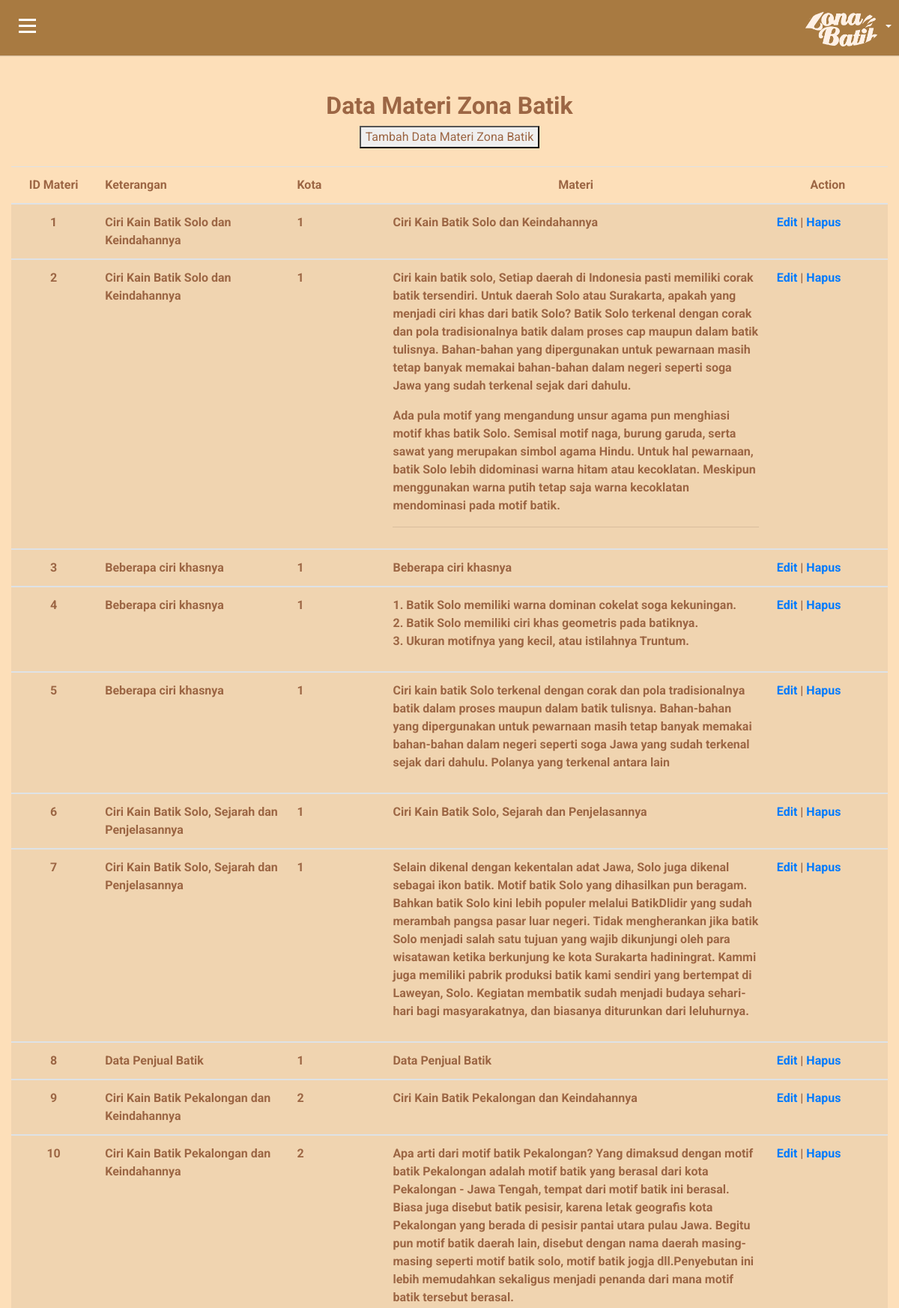
Page /admin/admin/datamateri/datamateri.php (upper part) on the committed database.
### tables this page shows
CREATE TABLE `materi` (
  `id_materi` int(30) NOT NULL,
  `keterangan` varchar(200) NOT NULL,
  `id_kota` int(30) NOT NULL,
  `materi` varchar(10000) NOT NULL
);

### admin/admin/datamateri/datamateri.php (the view, shortened to what this page needs)
<?php
include '../../login/connect.php';
?>
<!doctype html>
<html lang="en">
    <head>
        <link rel="stylesheet" href="https://stackpath.bootstrapcdn.com/bootstrap/4.1.3/css/bootstrap.min.css">
        <link rel="stylesheet" href="https://use.fontawesome.com/releases/v5.7.2/css/all.css">
        <link rel="stylesheet" href="font/font/flaticon.css">
    </head>
  <body>
  <div id="wrapper">
        <div id="page-content-wrapper">
			<div id="content">
                <div class="container-fluid p-0 px-lg-0 px-md-0">
            <nav class="navbar navbar-expand navbar-light my-navbar">
                    <div type="button"  id="bar" class="nav-icon1 hamburger animated fadeInLeft is-closed" data-toggle="offcanvas">
                    <span></span>
                        <span></span>
                        <span></span>
                    </div>
                <ul class="navbar-nav ml-auto">
                    <li class="nav-item dropdown">
                        <a class="nav-link dropdown-toggle" href="#" id="userDropdown" role="button" data-toggle="dropdown">
                            <img class="img-profile rounded-circle" src="../../../assets/img/logo/zona1.png">
                        </a>
                    </li>
                </ul>
            </nav>
        <br><br>
        <div class="col tablesolo" style="color: #9c6644;">
            <table class="table table-responsive-md table-striped">
                <center>
                    <h2><strong>Data Materi Zona Batik</strong></h2>
                    <button class="tambah"><a style="color: #9c6644;" href="inputdatamateri.php">Tambah Data Materi Zona Batik</a></button>
                </center>
                <br>
                <thead>
                    <tr>
                        <center>
                            <th width="50px" scope="col">
                                <center>ID Materi</center>
                            </th>
                            <th width="160px" scope="col">Keterangan</th>
                            <th width="80px" scope="col">Kota</th>
                            <th width="320px" scope="col">
                                <center>Materi</center>
                            </th>
                            <th width="100px" scope="col">
                                <center>Action</center>
                            </th>
                        </center>
                    </tr>
                </thead>
                <?php $result = mysqli_query($koneksi, "SELECT * FROM materi"); ?>
                <?php foreach ($result as $row) : ?>
                    <tbody>
                    <tr>
                        <th><center><?= $row['id_materi']; ?></center></th>
                        <th><?= $row['keterangan']; ?></th>
                        <th><?= $row['id_kota']; ?></th>
                        <th><?= $row['materi']; ?></th>
                        <th>
                            <a href="editdatamateri.php?id=<?= $row['id_materi']; ?>">Edit</a> |
                            <a href="hapusdatamateri.php?id=<?= $row['id_materi']; ?>"onclick="return confirm('Yakin?');">Hapus</a>
                        </th>
                    </tr>
                    </tbody>
                <?php endforeach; ?>
            </table>
            <br><br><br>
        </div>
  </body>
</html>

### admin/admin/datamateri/datamateri.php (style rules this page uses)
body { position: relative; overflow-x:hidden; background: #FDDFB9; font-family: 'Roboto', sans-serif; }
body, html { height: 100%; }
.navbar-nav > li > a ,.submenu-box ul li a { color:gray!important; text-transform: capitalize; font-size: 14px; padding:10px 10px 10px 20px!important; display: block; font-weight: 400; position: relative; z-index: 2; font-family: 'Roboto', sans-serif; letter-spacing: .2px; }
.navbar-nav li { display:block!important; margin:2px 0px; }
.nav-item .nav-link { display:block; color:white!important; text-transform:capitalize; text-decoration: none; padding:6px 10px; transition:0.4s ease; }
#page-content-wrapper { width: 100%; transition: all 0.5s ease; }
.nav-icon1 { z-index: 999; position:relative; display: block; width:23px; margin:0px 30px 0px 25px; cursor:pointer; height: 25px; }
.nav-icon1 span { position:absolute; top:0; width:100%; height:3px; cursor:pointer; background-color:white; left:0; transform:rotate(0deg); transition:.30s ease-in-out; }
.nav-icon1 span:nth-of-type(1) { top:0; }
.nav-icon1 span:nth-of-type(2) { top:8px; }
.nav-icon1 span:nth-of-type(3) { top:16px; }
.my-navbar { padding:0px; background-color:#a87a41; box-shadow: 0 1px 1px 0 rgba(0,0,0,.16); }
.nav-link .img-profile { height:50px; width:100px; }
.dropdown, .dropleft, .dropright, .dropup { position: relative; }

### rows in the picture
materi: id_materi "1", keterangan "Ciri Kain Batik Solo dan Keindahannya", id_kota "1", materi "Ciri Kain Batik Solo dan Keindahannya"
materi: id_materi "2", keterangan "Ciri Kain Batik Solo dan Keindahannya", id_kota "1", materi "Ciri kain batik solo, Setiap daerah di Indonesia pasti memiliki corak batik tersendiri. Untuk daerah Solo atau Surakarta, apakah yang menjadi ciri khas dari batik Solo? Batik Solo terkenal dengan corak dan pola tradisionalnya batik dalam proses cap maupun dalam batik tulisnya. Bahan-bahan yang dipergunakan untuk pewarnaan masih tetap banyak memakai bahan-bahan dalam negeri seperti soga Jawa yang sudah terkenal sejak dari dahulu. Ada pula motif yang mengandung unsur agama pun menghiasi motif khas batik Solo. Semisal motif naga, burung garuda, serta sawat yang merupakan simbol agama Hindu. Untuk hal pewarnaan, batik Solo lebih didominasi warna hitam atau kecoklatan. Meskipun menggunakan warna…"
materi: id_materi "3", keterangan "Beberapa ciri khasnya", id_kota "1", materi "Beberapa ciri khasnya"
materi: id_materi "4", keterangan "Beberapa ciri khasnya", id_kota "1", materi "1. Batik Solo memiliki warna dominan cokelat soga kekuningan. 2. Batik Solo memiliki ciri khas geometris pada batiknya. 3. Ukuran motifnya yang kecil, atau istilahnya Truntum."
materi: id_materi "5", keterangan "Beberapa ciri khasnya", id_kota "1", materi "Ciri kain batik Solo terkenal dengan corak dan pola tradisionalnya batik dalam proses maupun dalam batik tulisnya. Bahan-bahan yang dipergunakan untuk pewarnaan masih tetap banyak memakai bahan-bahan dalam negeri seperti soga Jawa yang sudah terkenal sejak dari dahulu. Polanya yang terkenal antara lain"
materi: id_materi "6", keterangan "Ciri Kain Batik Solo, Sejarah dan Penjelasannya", id_kota "1", materi "Ciri Kain Batik Solo, Sejarah dan Penjelasannya"
materi: id_materi "7", keterangan "Ciri Kain Batik Solo, Sejarah dan Penjelasannya", id_kota "1", materi "Selain dikenal dengan kekentalan adat Jawa, Solo juga dikenal sebagai ikon batik. Motif batik Solo yang dihasilkan pun beragam. Bahkan batik Solo kini lebih populer melalui BatikDlidir yang sudah merambah pangsa pasar luar negeri. Tidak mengherankan jika batik Solo menjadi salah satu tujuan yang wajib dikunjungi oleh para wisatawan ketika berkunjung ke kota Surakarta hadiningrat. Kammi juga memiliki pabrik produksi batik kami sendiri yang bertempat di Laweyan, Solo. Kegiatan membatik sudah menjadi budaya sehari-hari bagi masyarakatnya, dan biasanya diturunkan dari leluhurnya."
materi: id_materi "8", keterangan "Data Penjual Batik", id_kota "1", materi "Data Penjual Batik"
materi: id_materi "9", keterangan "Ciri Kain Batik Pekalongan dan Keindahannya", id_kota "2", materi "Ciri Kain Batik Pekalongan dan Keindahannya"
materi: id_materi "10", keterangan "Ciri Kain Batik Pekalongan dan Keindahannya", id_kota "2", materi "Apa arti dari motif batik Pekalongan? Yang dimaksud dengan motif batik Pekalongan adalah motif batik yang berasal dari kota Pekalongan - Jawa Tengah, tempat dari motif batik ini berasal. Biasa juga disebut batik pesisir, karena letak geografis kota Pekalongan yang berada di pesisir pantai utara pulau Jawa. Begitu pun motif batik daerah lain, disebut dengan nama daerah masing-masing seperti motif batik solo, motif batik jogja dll.Penyebutan ini lebih memudahkan sekaligus menjadi penanda dari mana motif batik tersebut berasal."
